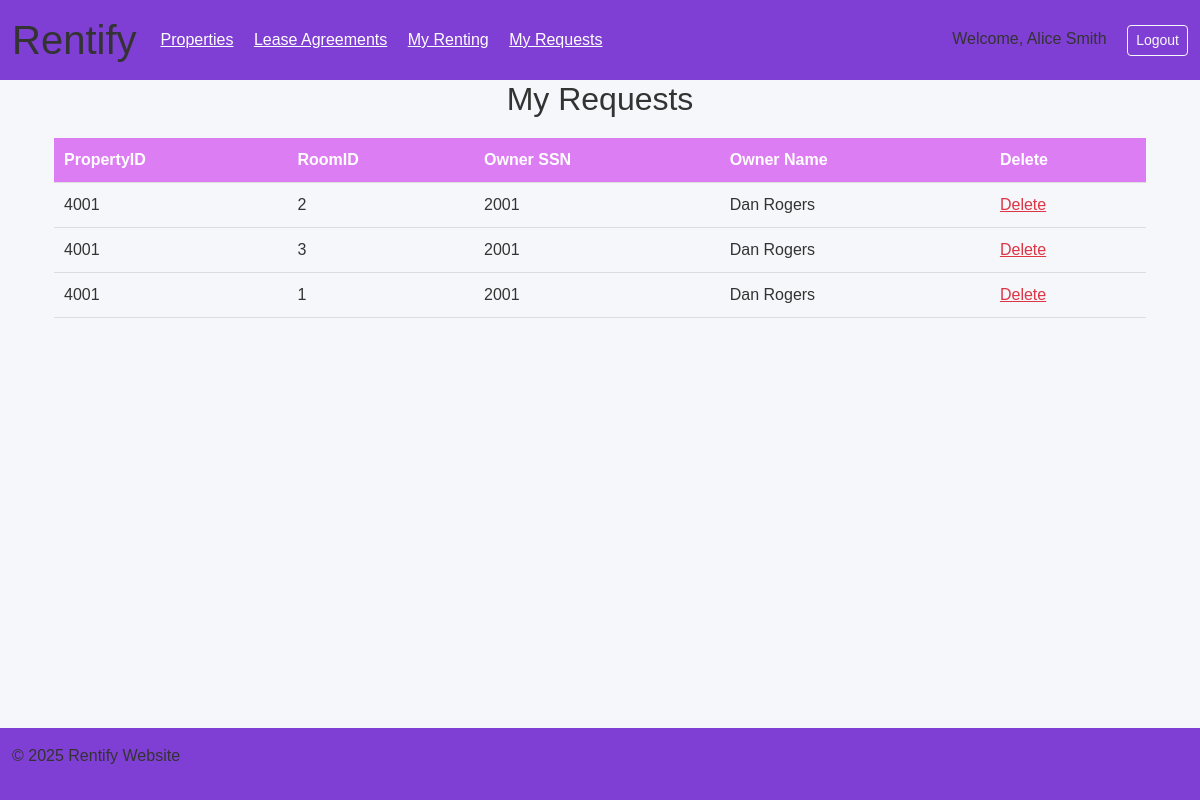
The app's page /my-requests (signed in), older data.
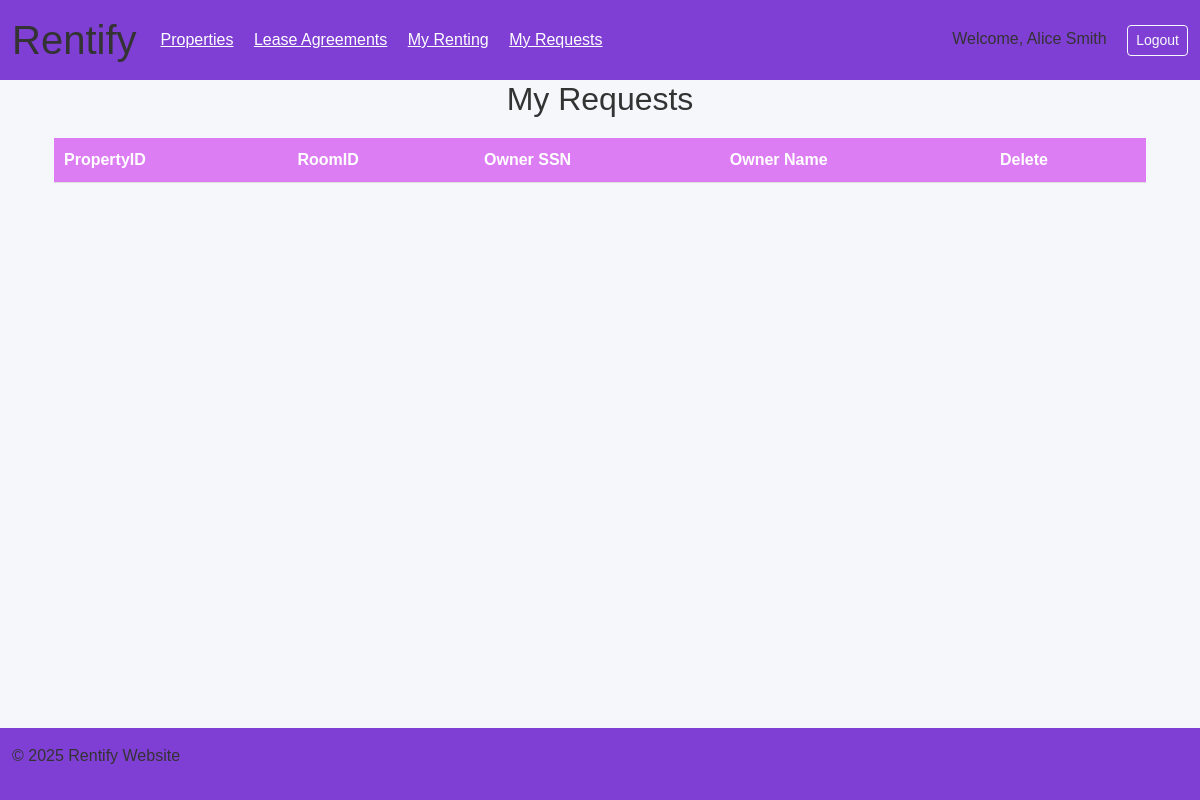
The same page, newer data.
### tables this page shows
CREATE TABLE REQUESTS (
        PropertyID INTEGER,
        RoomID INTEGER,
        ClientSSN INTEGER,
        PRIMARY KEY (PropertyID, RoomID, ClientSSN),
        FOREIGN KEY (PropertyID, RoomID) REFERENCES ROOM(PropertyID, RoomID)
        ON DELETE CASCADE ON UPDATE CASCADE,
        FOREIGN KEY (ClientSSN) REFERENCES CLIENT(SSN)
        ON DELETE CASCADE ON UPDATE CASCADE
    );

CREATE TABLE PROPERTY (
        PropertyID INTEGER PRIMARY KEY,
        Address TEXT NOT NULL,
        Description TEXT,
        OwnerSSN INTEGER,
        FOREIGN KEY (OwnerSSN) REFERENCES HOMEOWNER(SSN)
        ON DELETE CASCADE ON UPDATE CASCADE
    );

CREATE TABLE PERSON (
        SSN INTEGER PRIMARY KEY,
        FirstName TEXT NOT NULL,
        LastName TEXT,
        UserName TEXT UNIQUE,
        Password TEXT
    );

### app.py (the view)
@app.route("/my-requests", methods=["GET"])
def my_request_view():
    if session.get('access') == 'homeowner':
        with sqlite3.connect("Homeapp.db") as conn:
            requests = conn.execute("SELECT r.PropertyID, r.RoomID, r.ClientSSN, per2.FirstName, per2.LastName FROM REQUESTS r INNER JOIN PROPERTY p ON p.PropertyID = r.PropertyID INNER JOIN PERSON per1 ON p.OwnerSSN = per1.SSN INNER JOIN PERSON per2 ON r.ClientSSN = per2.SSN WHERE OwnerSSN = ?", (session.get('ssn'),)).fetchall()
    else:
        with sqlite3.connect("Homeapp.db") as conn:
            requests = conn.execute("SELECT r.PropertyID, r.RoomID, p.OwnerSSN, per1.FirstName, per1.LastName FROM REQUESTS r INNER JOIN PROPERTY p ON p.PropertyID = r.PropertyID INNER JOIN PERSON per1 ON p.OwnerSSN = per1.SSN INNER JOIN PERSON per2 ON r.ClientSSN = per2.SSN WHERE ClientSSN = ?", (session.get('ssn'),)).fetchall()
    print(requests)
    return render_template("RequestView.html", requests=requests)

### templates/RequestView.html (shortened to what this page needs)
{% extends 'base.html' %}
{% block content %}
<div class="container">
  <h2>My Requests</h2>
  <table>
    <thead>
      <tr>
        <th>PropertyID</th>
        <th>RoomID</th>
        {% if session.get('access') == 'client' %}
        <th>Owner SSN</th>
        <th>Owner Name</th>
        {% elif session.get('access') == 'homeowner' %}
        <th>Client SSN</th>
        <th>Client Name</th>
        {% endif %}
        <th>Delete</th>
      </tr>
    </thead>
    <tbody>
      {% for request in requests %}
      <tr>
        <td>{{ request[0] }}</td>
        <td>{{ request[1] }}</td>
        <td>{{ request[2] }}</td>
        <td>{{ request[3]+" "+request[4] }}</td>
        <td>
            {% if session.get('access') == 'homeowner' %}
                <a href="{{ url_for('my_request_delete', property_id=request[0], room_id=request[1], client_ssn=request[2]) }}"
                onclick="return confirm('Are you sure you want to delete this request?');"
                class="text-danger">Delete</a>
            {% else %}
                <a href="{{ url_for('my_request_delete', property_id=request[0], room_id=request[1], client_ssn=session.get('ssn')) }}"
                    onclick="return confirm('Are you sure you want to delete this request?');"
                    class="text-danger">Delete</a>
            {% endif %}
        </td>
      </tr>
      {% endfor %}
    </tbody>
  </table>
</div>
{% endblock %}

### templates/Base.html (shortened to what this page needs)
<!doctype html>
<html lang="en">
<head>
    <link href="https://cdn.jsdelivr.net/npm/bootstrap@5.3.2/dist/css/bootstrap.min.css" rel="stylesheet">
    <link rel="stylesheet" href="{{ url_for('static', filename='css/styles.css') }}">
</head>
<body class="d-flex flex-column min-vh-100">
    <header class="purple-bar container-fluid py-3">
        <div class="d-flex justify-content-between align-items-center">
            <div class="d-flex align-items-center">
                <h1 class="display-6 m-0 me-4">Rentify</h1>
                {% if session.get('access') == 'homeowner' %}
                    <nav>
                        <a href="/property-view" class="text-white me-3">Properties</a>
                        <a href="/lease-agreement-view" class="text-white me-3">Lease Agreements</a>
                        <a href="/contractor-view" class="text-white me-3">Contractor List</a>
                        <a href="/my-requests" class="text-white me-3">My Requests</a>
                    </nav>
                {% elif session.get('access') == 'client' %}
                    <nav>
                        <a href="/property-view" class="text-white me-3">Properties</a>
                        <a href="/lease-agreement-view" class="text-white me-3">Lease Agreements</a>
                        <a href="/property-view-personal" class="text-white me-3">My Renting</a>
                        <a href="/my-requests" class="text-white me-3">My Requests</a>
                    </nav>
                {% elif session.get('access') == 'employee' %}
                <nav>
                    <a href="/service-view" class="text-white me-3">Service</a>
                </nav>
                {% endif %}
            </div>
            {% if session['ssn'] %}
                <div>
                <span class="me-3">Welcome, {{ session['name'] }}</span>
                <a href="/logout" class="btn btn-outline-light btn-sm">Logout</a>
                </div>
            {% endif %}
        </div>
    </header>
    <main class="container flex-grow-1">
        {% block content %}
        {% endblock %}
    </main>
    <footer class="purple-bar container-fluid py-3">
        <p>&copy; 2025 Rentify Website</p>
    </footer>
</body>
</html>

### static/css/styles.css (style rules this page uses)
body { font-family: Arial, sans-serif; background-color: #f5f7fa; color: #333; }
h2 { margin-bottom: 20px; text-align: center; }
table { width: 100%; border-collapse: collapse; }
th, td { padding: 10px; text-align: left; border-bottom: 1px solid #ddd; }
th { background-color: #dd7df3; color: white; }
.purple-bar { background-color: rgb(128, 63, 212); }

Row changes from the older to the newer data that the page shows:
removed REQUESTS: PropertyID "4001", RoomID "2", OwnerSSN "2001", LastName "Dan Rogers"
removed REQUESTS: PropertyID "4001", RoomID "3", OwnerSSN "2001", LastName "Dan Rogers"
removed REQUESTS: PropertyID "4001", RoomID "1", OwnerSSN "2001", LastName "Dan Rogers"
